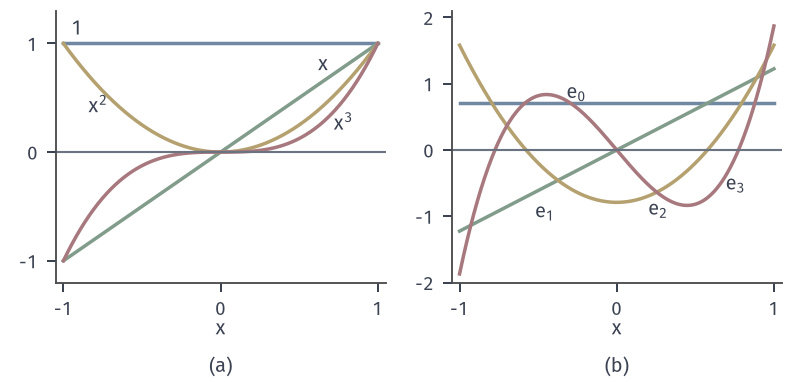

Python code for this plot:
from pathlib import Path
import sys
ROOT = next(p for p in Path(__file__).resolve().parents if (p/"build.sh").is_file() and (p/"tex/book.tex").is_file())
sys.path.insert(0, str(ROOT/"figures/00-shared/mathematical-preliminaries-upper/00-shared/comprehension-figures"))
from support import figure, save, BLUE, GREEN, YELLOW, RED, PURPLE, INK, MUTED, GRID, BLUE_FILL, GREEN_FILL, YELLOW_FILL, RED_FILL, PURPLE_FILL
import numpy as np

def panel_labels(fig, axes, y=.015):
    for ax, s in zip(axes, "(a) (b) (c)".split()):
        q = ax.get_position(); fig.text((q.x0+q.x1)/2, y, s, ha="center", va="bottom")

# Monomials vs. normalized Legendre e_k = sqrt((2k+1)/2) P_k.
fig, axes = figure(width_mm=112, height_mm=54, ncols=2)
fig.set_layout_engine(None)
fig.subplots_adjust(left=.07, right=.985, top=.97, bottom=.26, wspace=.2)
x = np.linspace(-1, 1, 801)
cols = [BLUE, GREEN, YELLOW, RED]
ax = axes[0]
for i, c in enumerate(cols): ax.plot(x, x**i, color=c, lw=1.4)
ax.axhline(0, color=MUTED, lw=.85)
ax.text(-.95, 1.08, '$1$'); ax.text(.62, .75, '$x$'); ax.text(-.72, .36, '$x^2$', ha='right'); ax.text(.72, .2, '$x^3$')
ax.set_xlim(-1.05, 1.05); ax.set_ylim(-1.2, 1.3); ax.set_xticks([-1, 0, 1]); ax.set_yticks([-1, 0, 1]); ax.set_xlabel('$x$', labelpad=0)
ax = axes[1]
E = [np.full_like(x, 1/np.sqrt(2)), np.sqrt(3/2)*x, np.sqrt(5/8)*(3*x**2-1), np.sqrt(7/8)*(5*x**3-3*x)]
for e, c in zip(E, cols): ax.plot(x, e, color=c, lw=1.4)
ax.axhline(0, color=MUTED, lw=.85)
ax.text(-.32, .78, '$e_0$'); ax.text(-.52, -1.02, '$e_1$'); ax.text(.2, -.98, '$e_2$'); ax.text(.82, -.6, '$e_3$', ha='right')
ax.set_xlim(-1.05, 1.05); ax.set_ylim(-2, 2.1); ax.set_xticks([-1, 0, 1]); ax.set_yticks([-2, -1, 0, 1, 2]); ax.set_xlabel('$x$', labelpad=0)
panel_labels(fig, axes)
save(fig, Path(__file__).resolve().parent, 'figure', {'formula': 'e0=1/sqrt2, e1=sqrt(3/2)x, e2=sqrt(5/8)(3x^2-1), e3=sqrt(7/8)(5x^3-3x)'})
